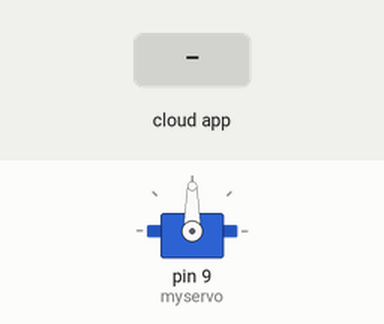
Simulated run of this sketch. Board: Arduino Uno, built with avr-gcc and run on an emulated ATmega328P. Parts: servo. Inputs (shaded band) come from the test bench. The ROS host is connected and sends only what is stated.

Above: at 1.2 s.
1.3 s: the phone or cloud app sets servo_control to 0
At 1.6 s:
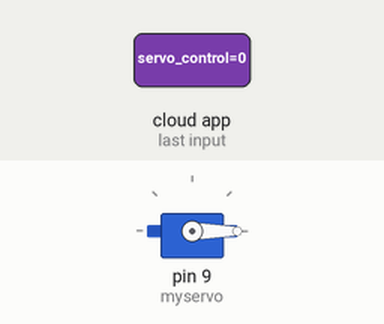
2.8 s: the phone or cloud app sets servo_control to 45
At 4.0 s:
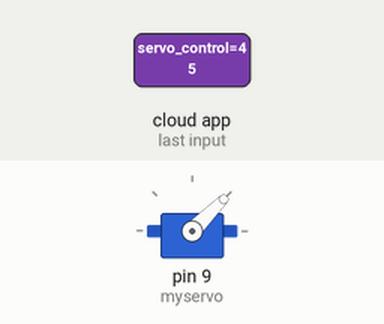
4.3 s: the phone or cloud app sets servo_control to 180
At 5.3 s:
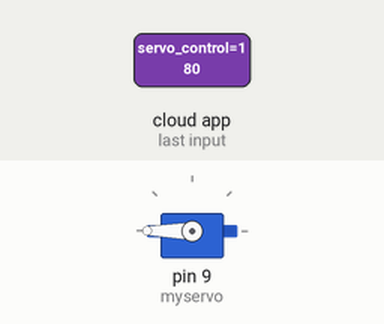
5.8 s: the phone or cloud app sets servo_control to 90
At 6.4 s:
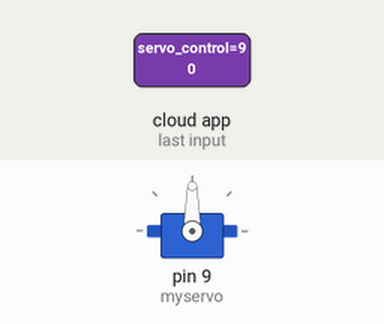
Timing chart, 0 to 8.3 s (numbered marks = the images above; inputs shaded):
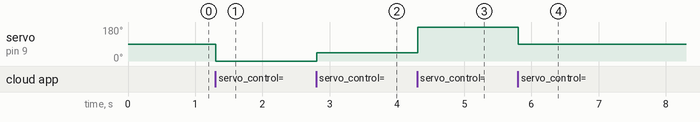

Measured:
- after the input at 1.3 s, servo on pin 9 (myservo): 90° → 0° at once
- after the input at 2.8 s, servo on pin 9 (myservo): 0° → 45° at once
- after the input at 4.3 s, servo on pin 9 (myservo): 45° → 180° at once
- after the input at 5.8 s, servo on pin 9 (myservo): 180° → 90° at once

The sketch:

ROS_SERVo.ino
```cpp
#include <Servo.h>
#include <ros.h>
#include <std_msgs/Int16.h>
Servo myservo;

void servoCb(const std_msgs::Int16& receivedMsg)
{
  int servo_angle = receivedMsg.data;
  if (servo_angle >= 0 && servo_angle <= 180)
  {
    myservo.write(servo_angle);
  }
}


ros::NodeHandle nh;
ros:: Subscriber<std_msgs::Int16> sub("servo_control", &servoCb);
// ros::Publisher<std_msgs::Int16> pub("", &);
void setup() {
  myservo.attach(9);
  nh.initNode();

  // nh.advertise(pub);

  nh.subscribe(sub);
}

void loop() {
  nh.spinOnce();
  delay(10);
}
```
